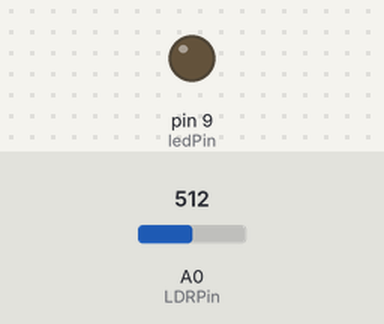
Bench run of a sketch on a simulated Arduino Uno, built with avr-gcc and run on an emulated ATmega328P. Shown: output pins drawn as LEDs (lit = HIGH). The test bench sets the inputs (shaded band); at power-on: A0 (LDRPin) = 512.

Above: at 1.2 s.
1.3 s: A0 (LDRPin) set to 32
2.8 s: A0 (LDRPin) set to 28
At 3.7 s:
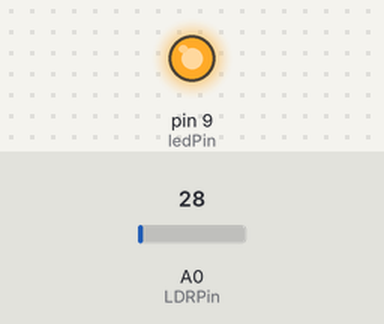
4.3 s: A0 (LDRPin) set to 122
At 4.9 s:
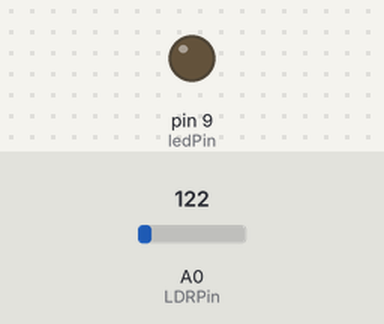
5.8 s: A0 (LDRPin) set to 20
At 7.2 s:
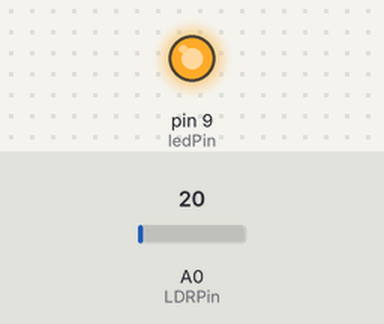
Timing chart, 0 to 8.3 s (numbered marks = the images above; inputs shaded):
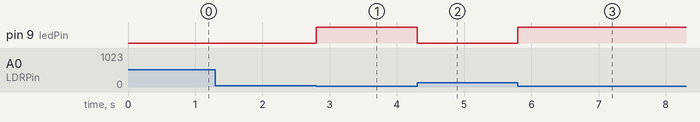

The sketch:

21_karanlikta_yanan_led.ino
```cpp
const int ledPin=9;
const int LDRPin=A0;

void setup() {
  pinMode(ledPin, OUTPUT);
}

void loop() {
  int deger=analogRead(LDRPin);
  if(deger<30){
    digitalWrite(ledPin, HIGH);
  }
  else
  {
    digitalWrite(ledPin, LOW);
  }
}
```

Measured:
- the behaviour switches between 30 and 29 on A0 (LDRPin) (found by bisection; images 0 and 1)
- after the input at 1.3 s, every drawn part: stays the same
- after the input at 2.8 s, pin 9 (ledPin): LOW → HIGH at once
- after the input at 4.3 s, pin 9 (ledPin): HIGH → LOW at once
- after the input at 5.8 s, pin 9 (ledPin): LOW → HIGH at once
